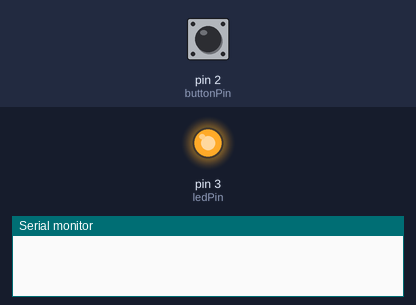
Simulated run of this sketch. Board: Arduino Uno, built with avr-gcc and run on an emulated ATmega328P. Shown: output pins drawn as LEDs (lit = HIGH), the last lines printed to the serial monitor. Dashed ring = blinking. Inputs (shaded band) come from the test bench; at power-on: pin 2 (buttonPin) LOW.

Above: at 1.2 s.
1.3 s: pin 2 (buttonPin) pulled HIGH for 0.15 s
At 3.1 s:
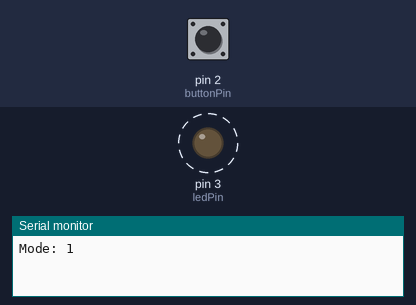
Timing chart, 0 to 10.4 s (numbered marks = the images above; inputs shaded):
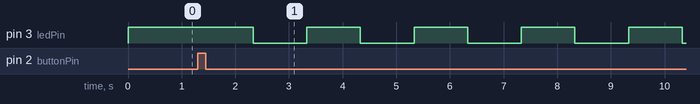

Measured:
- after the input at 1.3 s, pin 3 (ledPin): alternates HIGH for 1.0 s and LOW for 1.0 s, starting after 1.0 s

The sketch:

cheer-2.ino
```cpp
const int buttonPin = 2;
const int ledPin = 3;

const int LED_ON = HIGH;
const int LED_OFF = LOW;

int mode = 0; // 0恆亮 1慢閃 2中閃 3快閃

bool lastReading = LOW;
bool buttonState = LOW;

unsigned long debounceTime = 0;
unsigned long blinkStart = 0;

const unsigned long debounceDelay = 30;

void setup() {
  pinMode(buttonPin, INPUT);
  pinMode(ledPin, OUTPUT);

  digitalWrite(ledPin, LED_ON);
  Serial.begin(9600);
}

void loop() {
  unsigned long now = millis();

  // 按鈕去彈跳，確保按一次只切換一次
  bool reading = digitalRead(buttonPin);

  if (reading != lastReading) {
    debounceTime = now;
  }

  if (now - debounceTime > debounceDelay) {
    if (reading != buttonState) {
      buttonState = reading;

      if (buttonState == HIGH) {
        mode = (mode + 1) % 4;
        blinkStart = now;

        Serial.print("Mode: ");
        Serial.println(mode);
      }
    }
  }

  lastReading = reading;

  // 根據模式決定閃爍速度
  unsigned long interval = 0;

  if (mode == 0) {
    digitalWrite(ledPin, LED_ON);
    return;
  }
  else if (mode == 1) {
    interval = 1000; // 慢閃
  }
  else if (mode == 2) {
    interval = 500;  // 中閃
  }
  else if (mode == 3) {
    interval = 150;  // 快閃
  }

  // 不使用 delay，按鈕可以隨時切換
  if (((now - blinkStart) / interval) % 2 == 0) {
    digitalWrite(ledPin, LED_ON);
  } else {
    digitalWrite(ledPin, LED_OFF);
  }
}
```
